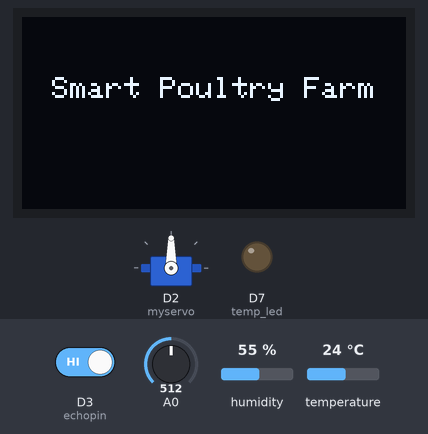
Recording of a sketch running on a simulated ESP8266 (NodeMCU). On the bench: servo, 128×64 one-colour display, output pins drawn as LEDs (lit = HIGH). The test bench sets the inputs (shaded band); at power-on: temperature 24 °C, D3 (echopin) HIGH, A0 = 512, humidity 55 %. Pins used as bus, display or sensor lines are not drawn; what the sketch prints to the serial monitor is not drawn.

Above: at 3.2 s.
3.3 s: temperature set to 34 °C
15.9 s: temperature set to 37 °C
At 22.2 s:
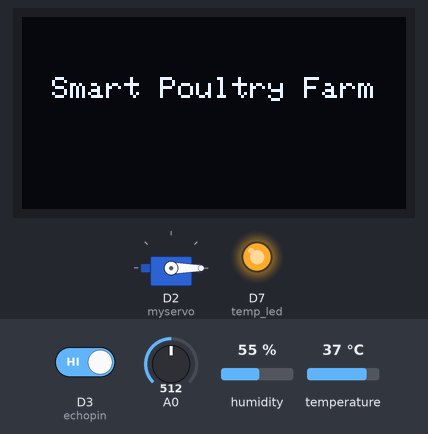
28.5 s: temperature set to 28 °C
At 36.1 s:
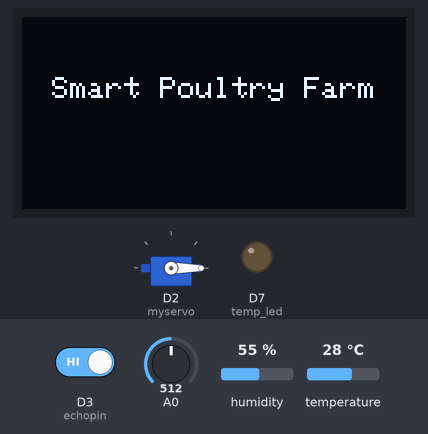
41.1 s: temperature set to 41 °C
At 50.9 s:
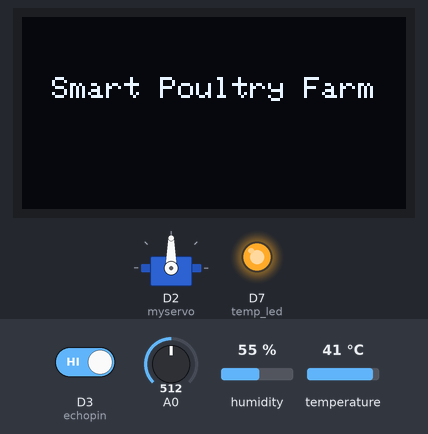
Timing chart, 0 to 53.8 s (numbered marks = the images above; inputs shaded):
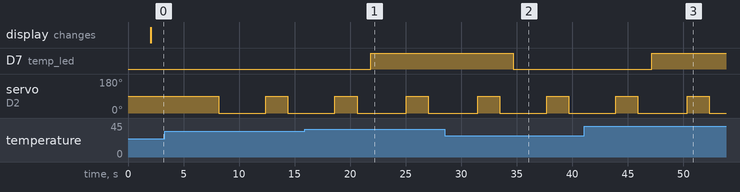

The sketch:

smartpoultrycode.ino
```cpp
#include "DHT.h"
#include <Servo.h>
#define  DHTPIN D0
#define DHTTYPE DHT11
#include <Wire.h>
#include <Adafruit_SSD1306.h>
#include <Adafruit_GFX.h>
#define SSD1306_LCDHEIGHT 64
DHT dht(DHTPIN, DHTTYPE);
int temp_led=D7;
#define echopin D3
#define trigpin D4
Servo myservo;
#define OLED_ADDR   0x3C

Adafruit_SSD1306 display(-1);

#if (SSD1306_LCDHEIGHT != 64)
#error("Height incorrect, please fix Adafruit_SSD1306.h!");
#endif
void setup() {
  Serial.begin(9600);
  dht.begin();
  pinMode(temp_led,OUTPUT);
  pinMode(D3,INPUT);
pinMode(D4,OUTPUT);
myservo.attach(D2);
dht.begin();
  delay(2000);
display.begin(SSD1306_SWITCHCAPVCC, OLED_ADDR);
  display.clearDisplay();
// display a line of text
  display.setTextSize(1);
  display.setTextColor(WHITE);
  display.setCursor(10,20);
  display.print("Smart Poultry Farm");
  // update display with all of the above graphics
  display.display();
  Serial.begin(9600);
}

void loop() {
  //gas sensor start
  int analogSensor = analogRead(A0);
  Serial.print("Pin A0: ");
  Serial.println(analogSensor);
  delay(500);
    if (analogSensor >45)
  {
    Serial.println("danger");  }
  else
  {

  }
  delay(100);
  //gas sensor end
  //dht11 start
  float t = dht.readTemperature();
  Serial.println(t);
  delay(500);
  if(t>35)
  {
    Serial.println("temp is very high");
    digitalWrite(temp_led,HIGH);
    delay(200);
  }
  else if(t<25)
  {
    Serial.println("temp is very low");
  }
else
{
  digitalWrite(temp_led,LOW);
}
//dht11 end
//ultrasoinc start
digitalWrite(D4,HIGH);
delay(1000);
digitalWrite(D4,LOW);
int duration = pulseIn(echopin,HIGH);
int distance = (duration/2)*0.0343;
 Serial.println(distance);
 delay(500);
 if(distance<5)
 {
  Serial.println("NO water for hens");
 delay(500);
 }
 else if(distance>10)
 {
  Serial.println("Water overflow");
 delay(500);
 }
 else
 {
  }
 //ultrasoinc end
  //servo start
myservo.write(90);
delay(2000);
myservo.write(0);
  //servo end
  delay(100);

}
```

Measured:
- the behaviour switches between 35 and 36 °C on temperature (found by bisection; images 0 and 1)
- after the input at 15.9 s, D7 (temp_led): LOW → HIGH after 6.0 s
- after the input at 28.5 s, D7 (temp_led): HIGH → LOW after 6.2 s
- after the input at 41.1 s, D7 (temp_led): LOW → HIGH after 6.0 s
- by itself, servo on D2 (myservo): alternates 90° for 2.0 s and 0° for 4.4 s
